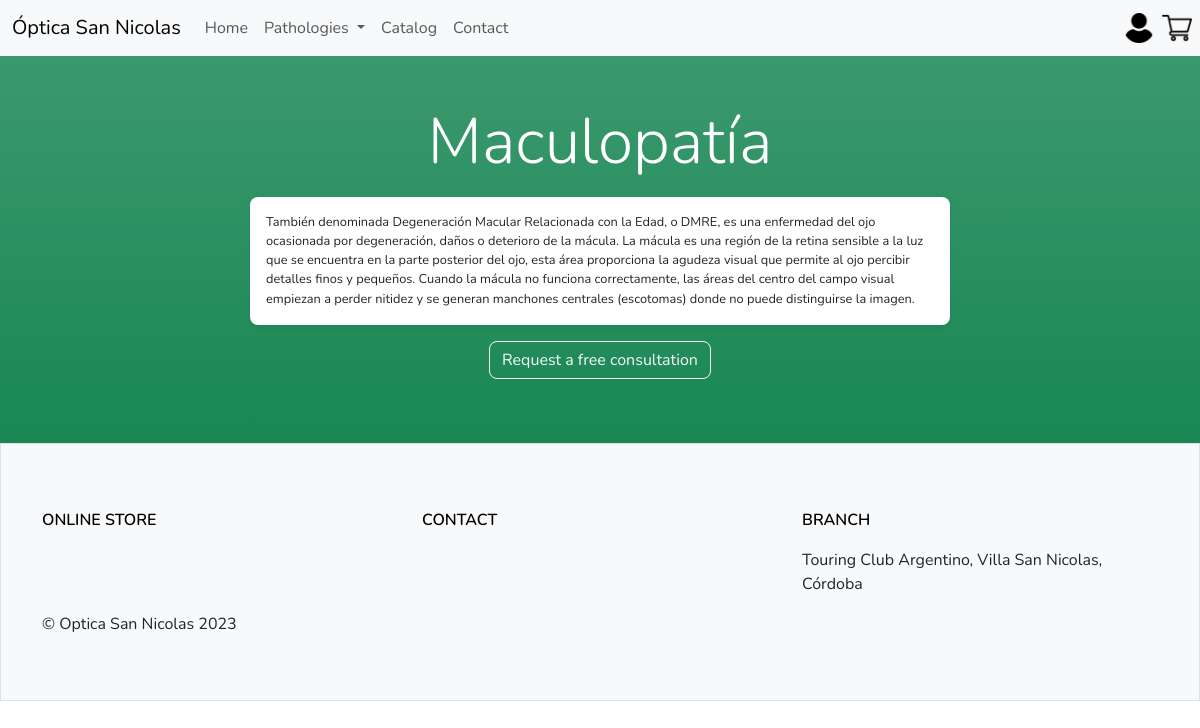
Screenshot of /pathologies/pathology/2 with the database file from the repository.
### pathologies/models.py (models this page shows, shortened)
class Pathology(models.Model):
    name = models.CharField(max_length=50)
    description = models.TextField()

### pathologies/views.py (the view)
# urls.py: path('pathology/<int:pathology_id>', views.pathology, name='pathology'),
def pathology(request, pathology_id):
    pathology = get_object_or_404(Pathology, pk=pathology_id)
    return render(request, 'pathology.html', {
        'pathology': pathology,
    })

### sannicolasoptics/context_processor.py (called while the page is built)
def products(request):
    products = Product.objects.all()
    return {'products': products}

def pathologies(request):
    pathologies = Pathology.objects.all()
    return {'pathologies': pathologies}

def cart_total(request):
    total = 0
    if 'cart' in request.session:
        for key, value in request.session['cart'].items():
            total += float(value['accumulated'])
    return {'cart_total': total}

### pathologies/templates/pathology.html (shortened to what this page needs)
{% extends 'base.html' %}
{% block content %}
<section class="container-fluid bg-success bg-gradient py-5">
    <p class="display-3 text-center text-white">
        {{pathology.name}}
    </p>
    <div class="row justify-content-center">
        <p class="col-md-7 shadow-sm p-3 bg-white rounded-3 medium">
            {{pathology.description}}
        </p>
    </div>
    <div class="row">
        <div class="col">
            <p class="text-center">
                <a href="{% url 'contact' %}" class="btn btn-outline-light rounded-3">Request a free consultation</a>
            </p>
        </div>
    </div>
</section>
{% endblock %}

### static/css/style.css (style rules this page uses)
* { font-family: 'Nunito', sans-serif; }
a { text-decoration: none; }
.medium { font-size:0.8rem; }

### rows the page displays
Pathology: name "Maculopatía", description "También denominada Degeneración Macular Relacionada con la Edad, o DMRE, es una enfermedad del ojo ocasionada por degeneración, daños o deterioro de la mácula. La mácula es una región de la retina sensible a la luz que se encuentra en la parte posterior del ojo, esta área proporciona la agudeza visual que permite al ojo percibir detalles finos y pequeños. Cuando la mácula no funciona correctamente, las áreas del centro del campo visual empiezan a perder nitidez y se generan manchones centrales (escotomas) donde no puede distinguirse la imagen."
